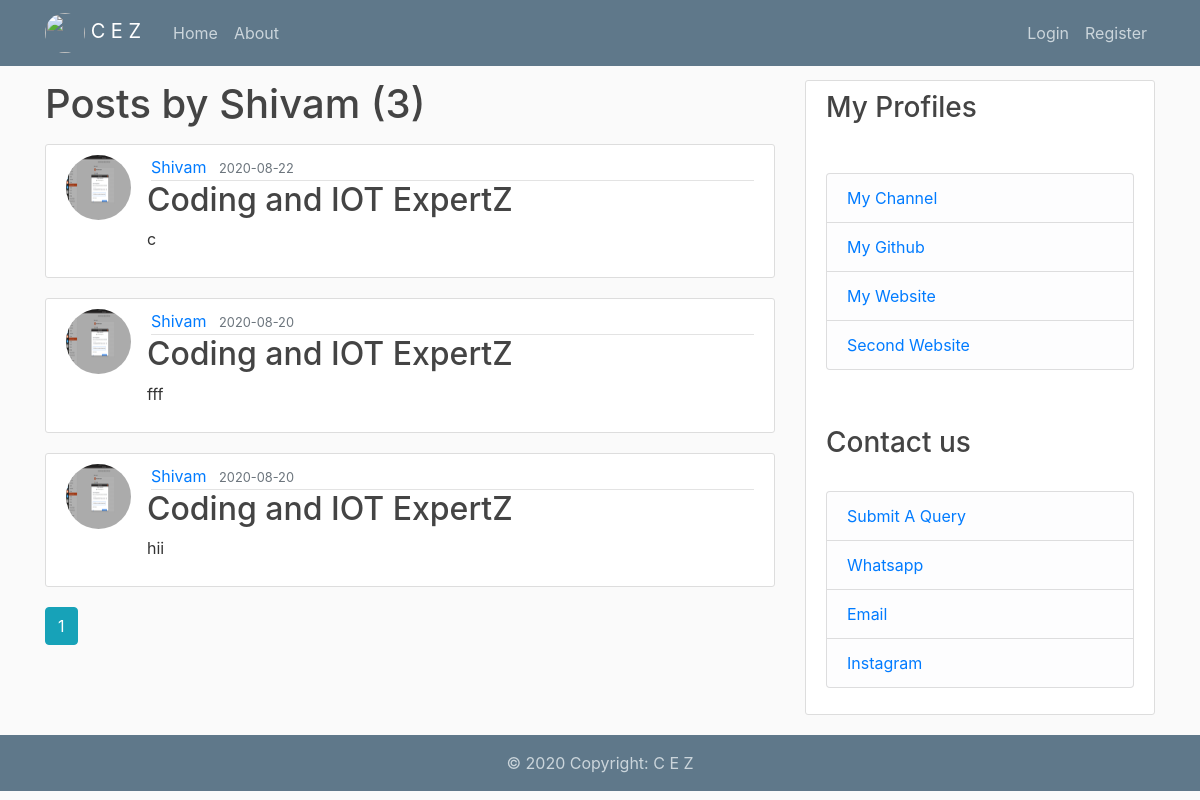
The page /user/Shivam on the database as committed earlier.
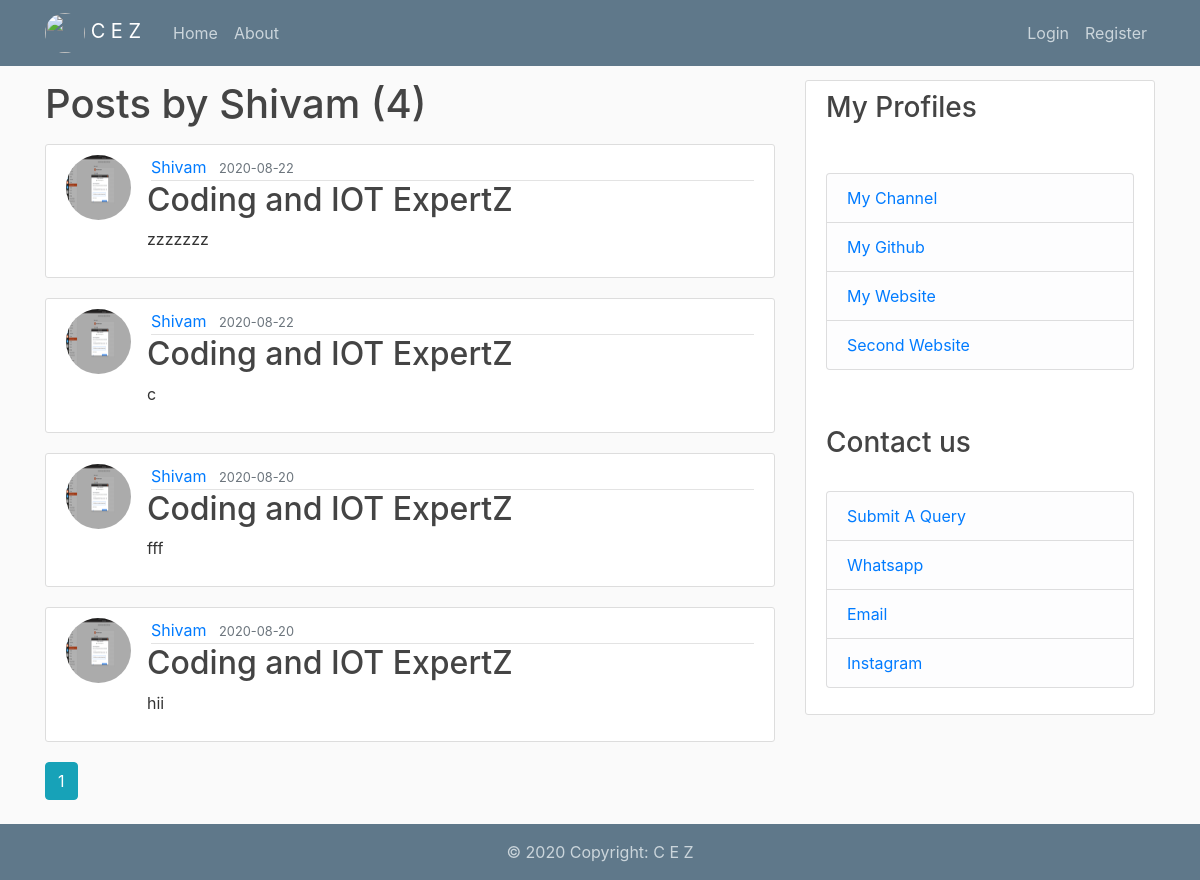
The same page on the database as committed later.
### flaskblog/models.py (models this page shows, shortened)
class Post(db.Model):
    id = db.Column(db.Integer, primary_key=True)
    title = db.Column(db.String(100), nullable=False)
    date_posted = db.Column(db.DateTime, nullable=False, default=datetime.utcnow)
    content = db.Column(db.Text, nullable=False)
    user_id = db.Column(db.Integer, db.ForeignKey('user.id'), nullable=False)
    img_file = db.Column(db.String(20), nullable=False, default='default.jpg')

class User(db.Model, UserMixin):
    id = db.Column(db.Integer, primary_key=True)
    username = db.Column(db.String(20), unique=True, nullable=False)
    email = db.Column(db.String(120), unique=True, nullable=False)
    image_file = db.Column(db.String(20), nullable=False, default='default.jpg')
    password = db.Column(db.String(60), nullable=False)
    posts = db.relationship('Post', backref='author', lazy=True)

### flaskblog/routes.py (the view)
@app.route("/user/<string:username>")
def user_posts(username):
    page = request.args.get('page', 1, type=int)
    user = User.query.filter_by(username=username).first_or_404()
    posts = Post.query.filter_by(author=user)\
        .order_by(Post.date_posted.desc())\
        .paginate(page=page, per_page=5)
    return render_template('user_posts.html', posts=posts, user=user)

### flaskblog/templates/user_posts.html
{% extends "layout.html" %}
{% block content %}
    <h1 class="mb-3">Posts by {{ user.username }} ({{ posts.total }})</h1>
    {% for post in posts.items %}
        <article class="media content-section">
          <img class="rounded-circle article-img" src="{{ url_for('static', filename='profile_pics/' + post.author.image_file) }}">
          <div class="media-body">
            <div class="article-metadata">
              <a class="mr-2" href="{{ url_for('user_posts', username=post.author.username) }}">{{ post.author.username }}</a>
              <small class="text-muted">{{ post.date_posted.strftime('%Y-%m-%d') }}</small>
            </div>
            <h2><a class="article-title" href="{{ url_for('post', post_id=post.id) }}">{{ post.title }}</a></h2>
            <p class="article-content">{{ post.content }}</p>
          </div>
        </article>
    {% endfor %}
    {% for page_num in posts.iter_pages(left_edge=1, right_edge=1, left_current=1, right_current=2) %}
      {% if page_num %}
        {% if posts.page == page_num %}
          <a class="btn btn-info mb-4" href="{{ url_for('user_posts', username=user.username, page=page_num) }}">{{ page_num }}</a>
        {% else %}
          <a class="btn btn-outline-info mb-4" href="{{ url_for('user_posts', username=user.username, page=page_num) }}">{{ page_num }}</a>
        {% endif %}
      {% else %}
        ...
      {% endif %}
    {% endfor %}
{% endblock content %}

Rows that differ between the two databases and show on the page:
added Post: image_file (picture), author.username "Shivam", date_posted "2020-08-22", title "Coding and IOT ExpertZ", content "zzzzzzz"
Other text that changed with them:
{{ posts.total }}: "3" → "4"
